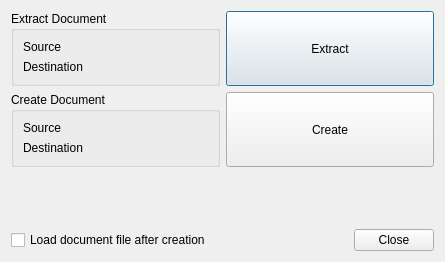
<?xml version="1.0" encoding="UTF-8"?>
<ui version="4.0">
 <class>Gui::Dialog::DlgProjectUtility</class>
 <widget class="QDialog" name="Gui::Dialog::DlgProjectUtility">
  <property name="geometry">
   <rect>
    <x>0</x>
    <y>0</y>
    <width>445</width>
    <height>262</height>
   </rect>
  </property>
  <property name="windowTitle">
   <string>Document Utility</string>
  </property>
  <layout class="QGridLayout" name="gridLayout_4">
   <item row="0" column="0" colspan="2">
    <layout class="QGridLayout" name="gridLayout_3">
     <item row="0" column="0">
      <widget class="QGroupBox" name="groupBox">
       <property name="title">
        <string>Extract Document</string>
       </property>
       <layout class="QGridLayout" name="gridLayout">
        <item row="0" column="0">
         <widget class="QLabel" name="label">
          <property name="text">
           <string>Source</string>
          </property>
         </widget>
        </item>
        <item row="0" column="1">
         <widget class="Gui::FileChooser" name="extractSource">
          <property name="filter">
           <string notr="true">Document file (*.auracadStd)</string>
          </property>
         </widget>
        </item>
        <item row="1" column="0">
         <widget class="QLabel" name="label_2">
          <property name="text">
           <string>Destination</string>
          </property>
         </widget>
        </item>
        <item row="1" column="1">
         <widget class="Gui::FileChooser" name="extractDest">
          <property name="mode">
           <enum>Gui::FileChooser::Directory</enum>
          </property>
         </widget>
        </item>
       </layout>
      </widget>
     </item>
     <item row="0" column="1">
      <widget class="QPushButton" name="extractButton">
       <property name="sizePolicy">
        <sizepolicy hsizetype="Minimum" vsizetype="Minimum">
         <horstretch>0</horstretch>
         <verstretch>0</verstretch>
        </sizepolicy>
       </property>
       <property name="text">
        <string>Extract</string>
       </property>
      </widget>
     </item>
     <item row="1" column="0">
      <widget class="QGroupBox" name="groupBox_2">
       <property name="title">
        <string>Create Document</string>
       </property>
       <layout class="QGridLayout" name="gridLayout_2">
        <item row="0" column="0">
         <widget class="QLabel" name="label_3">
          <property name="text">
           <string>Source</string>
          </property>
         </widget>
        </item>
        <item row="0" column="1">
         <widget class="Gui::FileChooser" name="createSource">
          <property name="filter">
           <string notr="true">Document.xml</string>
          </property>
         </widget>
        </item>
        <item row="1" column="0">
         <widget class="QLabel" name="label_4">
          <property name="text">
           <string>Destination</string>
          </property>
         </widget>
        </item>
        <item row="1" column="1">
         <widget class="Gui::FileChooser" name="createDest">
          <property name="mode">
           <enum>Gui::FileChooser::Directory</enum>
          </property>
         </widget>
        </item>
       </layout>
      </widget>
     </item>
     <item row="1" column="1">
      <widget class="QPushButton" name="createButton">
       <property name="sizePolicy">
        <sizepolicy hsizetype="Minimum" vsizetype="Minimum">
         <horstretch>0</horstretch>
         <verstretch>0</verstretch>
        </sizepolicy>
       </property>
       <property name="text">
        <string>Create</string>
       </property>
      </widget>
     </item>
    </layout>
   </item>
   <item row="1" column="0">
    <spacer name="verticalSpacer">
     <property name="orientation">
      <enum>Qt::Vertical</enum>
     </property>
     <property name="sizeHint" stdset="0">
      <size>
       <width>20</width>
       <height>16</height>
      </size>
     </property>
    </spacer>
   </item>
   <item row="2" column="0">
    <widget class="QCheckBox" name="checkLoadProject">
     <property name="text">
      <string>Load document file after creation</string>
     </property>
    </widget>
   </item>
   <item row="2" column="1">
    <widget class="QDialogButtonBox" name="buttonBox">
     <property name="orientation">
      <enum>Qt::Horizontal</enum>
     </property>
     <property name="standardButtons">
      <set>QDialogButtonBox::Close</set>
     </property>
    </widget>
   </item>
  </layout>
 </widget>
 <customwidgets>
  <customwidget>
   <class>Gui::FileChooser</class>
   <extends>QWidget</extends>
   <header>Gui/FileDialog.h</header>
  </customwidget>
 </customwidgets>
 <resources/>
 <connections>
  <connection>
   <sender>buttonBox</sender>
   <signal>accepted()</signal>
   <receiver>Gui::Dialog::DlgProjectUtility</receiver>
   <slot>accept()</slot>
   <hints>
    <hint type="sourcelabel">
     <x>248</x>
     <y>254</y>
    </hint>
    <hint type="destinationlabel">
     <x>157</x>
     <y>274</y>
    </hint>
   </hints>
  </connection>
  <connection>
   <sender>buttonBox</sender>
   <signal>rejected()</signal>
   <receiver>Gui::Dialog::DlgProjectUtility</receiver>
   <slot>reject()</slot>
   <hints>
    <hint type="sourcelabel">
     <x>316</x>
     <y>260</y>
    </hint>
    <hint type="destinationlabel">
     <x>286</x>
     <y>274</y>
    </hint>
   </hints>
  </connection>
 </connections>
</ui>
